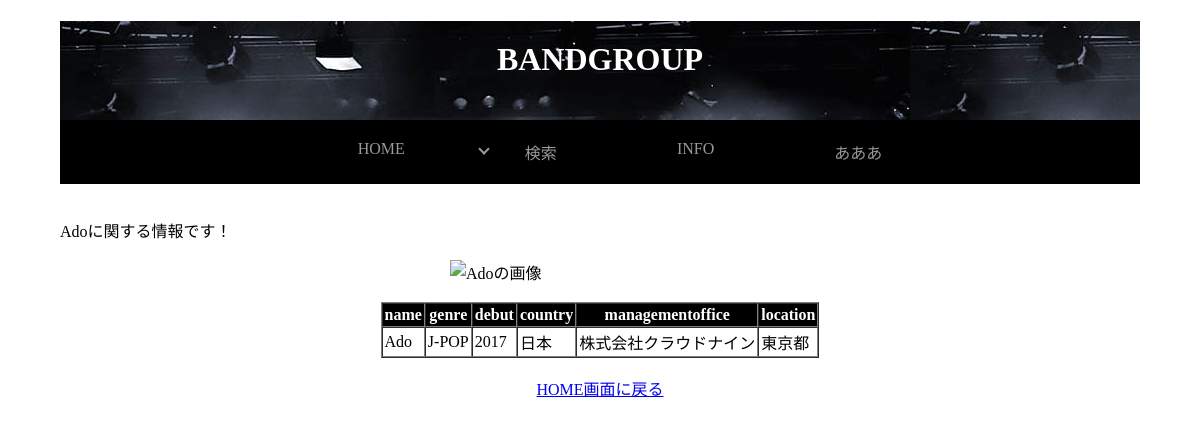
The page /home10.php on the database its author committed.
### tables this page shows
create table BANDGROUP (
  groupID char(10) not null,
  name char(255) not null,
  genre char(100) not null,
  debut int not null,
  country char(20) not null,
  managementoffice char(255) not null,
  location char(20) not null,
  primary key (groupID)
);

### home10.php (the view, shortened to what this page needs)
<!DOCTYPE html>
<html lang="ja">
<head>
  <link rel="stylesheet" href="overall.css">
</head>
<body>
  <link rel="stylesheet" href="header.css">
  <div style="background-image: url(band背景.png);">
    <header id="header">
      <h1><font color="white">BANDGROUP</font></h1>
      <nav>
        <ul>
          <li><a href="HOME.html">HOME</a></li>
          <li class="has-child"><a>検索</a>
          </li>
          <li><a href="player_search.php">INFO</a></li>
          <li><a href="team_info.php">あああ</a></li>
        </ul>
      </nav>
    </header>
  </div>
  <br>
  <?php
  require('login.php');
  $sql = "SELECT * FROM BANDGROUP WHERE name = 'Ado'";
  try {
    $stmh = $pdo->prepare($sql);
    $stmh->execute();
    $result = $stmh->fetchAll(PDO::FETCH_ASSOC);
    print "Adoに関する情報です！<br><br>";
  } catch (PDOException $Exception) {
    die("DB検索エラー:".$Exception->getMessage());
  }
  ?>
  <div class="center">
    <img src="Ado.png" alt="Adoの画像" width="300">
  </div>
  <br>
  <table border='1' cellpadding='2' cellspacing='0' align="center">
    <thead>
      <tr bgcolor="black">
        <th><font color="white">name</th>
        <th><font color="white">genre</th>
        <th><font color="white">debut</th>
        <th><font color="white">country</th>
        <th><font color="white">managementoffice</th>
        <th><font color="white">location</th>
      </tr>
    </thead>
    <tbody>
      <?php
      foreach($result as $row) {
        print "<tr><td>";
        print htmlspecialchars($row["name"], ENT_QUOTES);
        print "</td><td>";
        print htmlspecialchars($row["genre"], ENT_QUOTES);
        print "</td><td>";
        print htmlspecialchars($row["debut"], ENT_QUOTES);
        print "</td><td>";
        print htmlspecialchars($row["country"], ENT_QUOTES);
        print "</td><td>";
        print htmlspecialchars($row["managementoffice"], ENT_QUOTES);
        print "</td><td>";
        print htmlspecialchars($row["location"], ENT_QUOTES);
        print "</td></tr>\n";
      }
      ?>
    </tbody>
  </table>
  <br>
  <div style="text-align: center;">
    <a href="HOME.php">HOME画面に戻る</a>
  </div>
</body>
</html>

### overall.css (style rules this page uses)
body { margin:0% 5%; }

### header.css (style rules this page uses)
nav { background:black; color:white; text-align: center; }
nav ul { list-style: none; display: flex; justify-content: center; }
nav ul li { position: relative; }
nav ul li a { display: block; text-decoration: none; color: #999; padding:20px 60px; transition:all .3s; }
nav ul li.has-child::before { content:''; position: absolute; left:15px; top:25px; width:6px; height:6px; border-top: 2px solid #999; border-right:2px solid #999; transform: rotate(135deg); }
h1 { font-size:2rem; text-align: center; text-transform: uppercase; padding: 20px; }

### home10.php (style rules this page uses)
.center { display: flex; justify-content: center; }

### rows shown on the page
bandgroup: name "Ado", genre "J-POP", debut "2017", country "日本", managementoffice "株式会社クラウドナイン", location "東京都"
